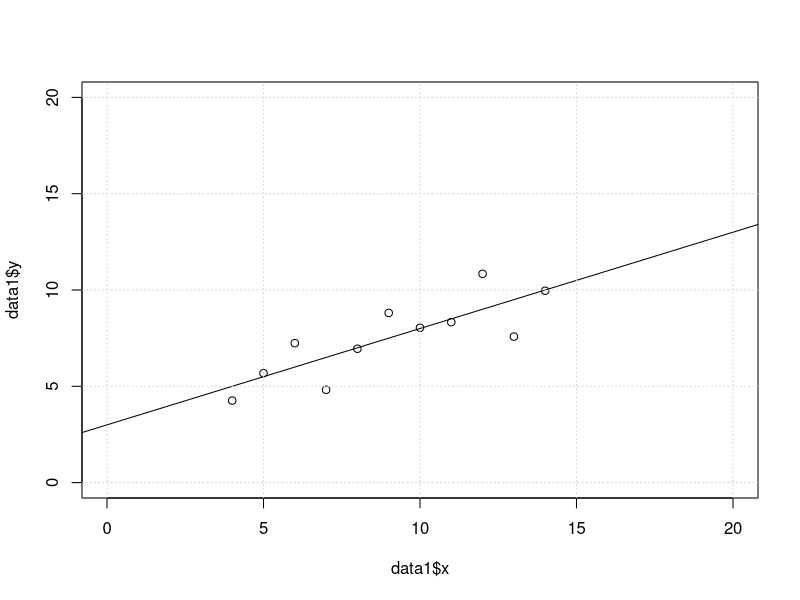
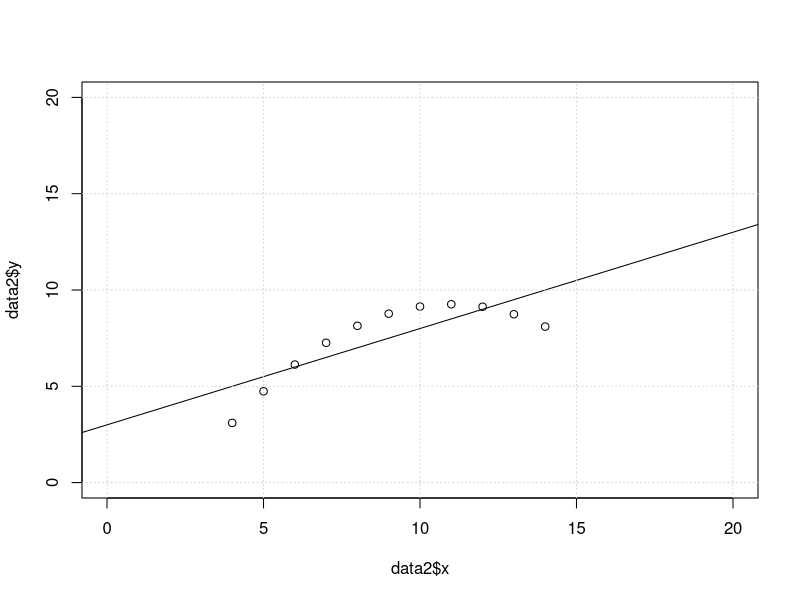
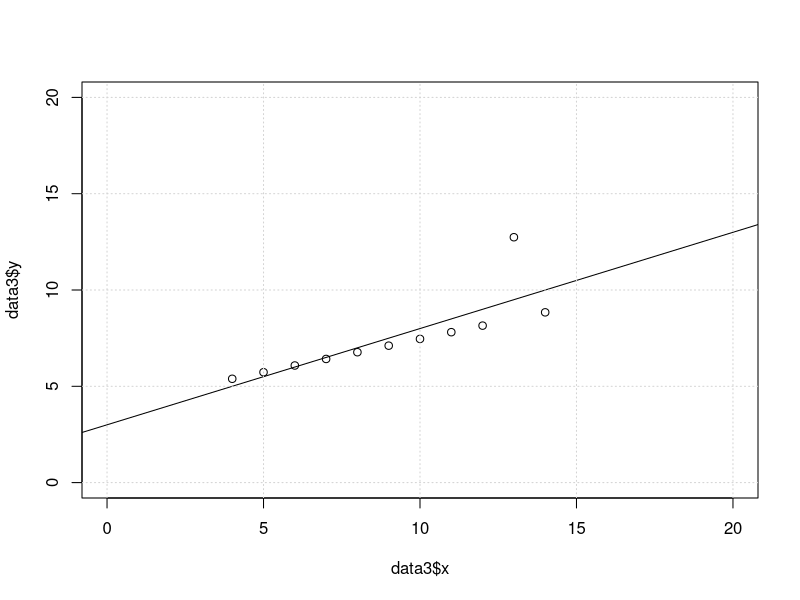
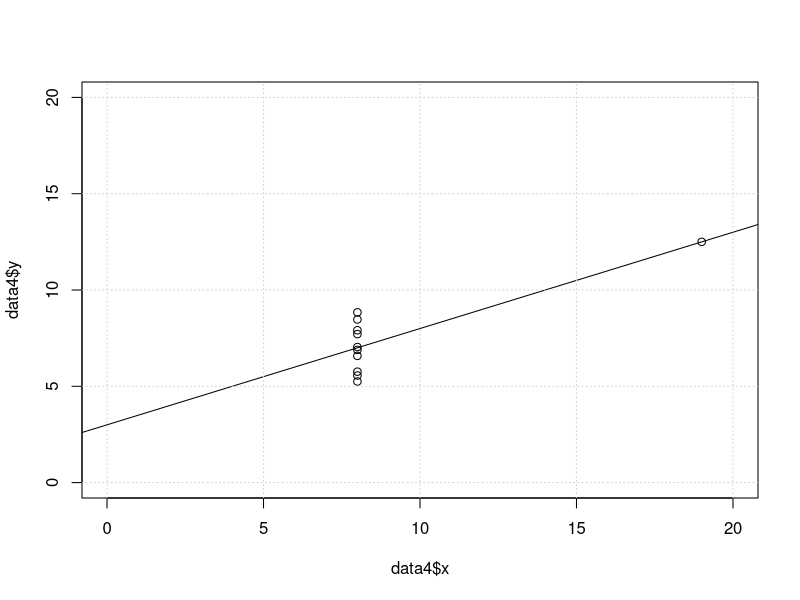
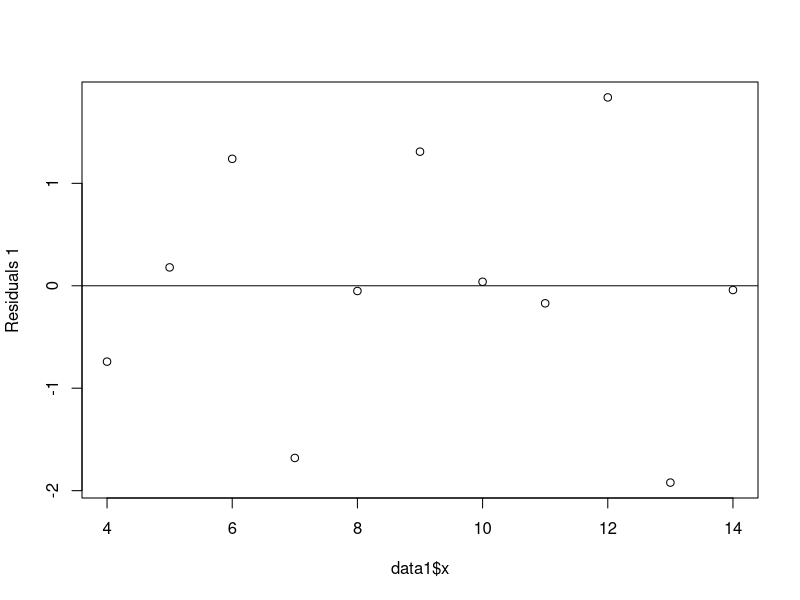
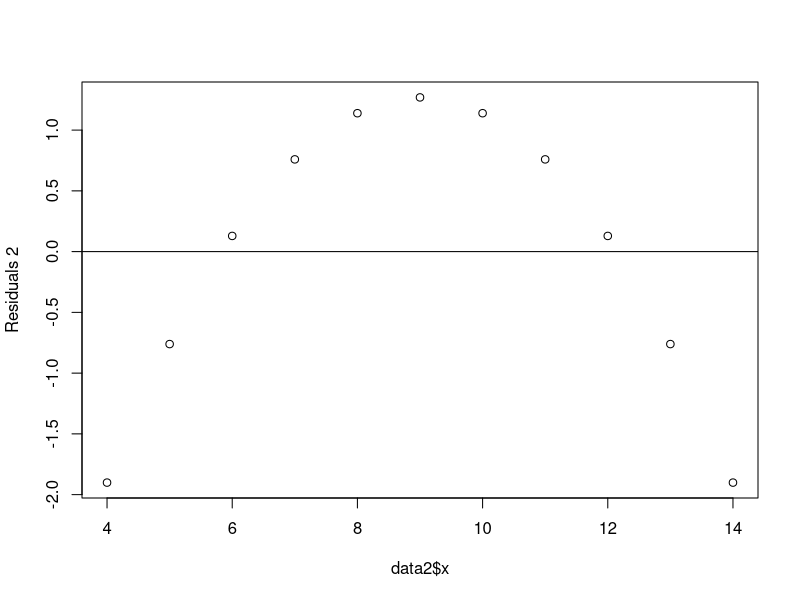
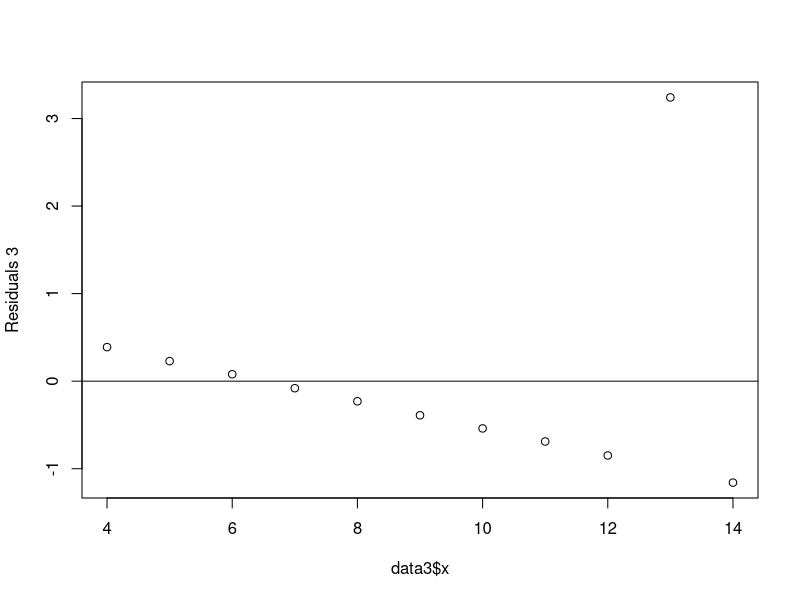
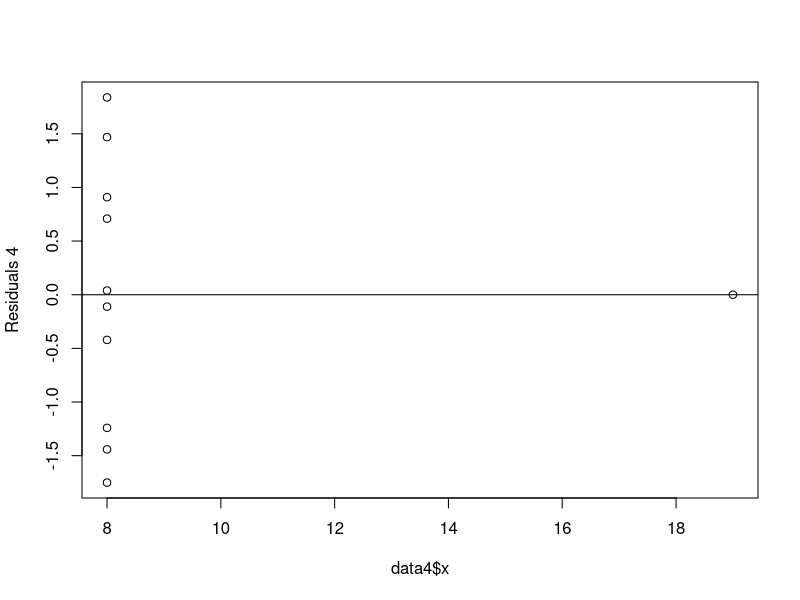

The R source for these figures, in order:
## ---- chunk 1
options(digits=2)

data1 <- data.frame(x=c(10,8,13,9,11,14,6,4,12,7,5), y=c(8.04,6.95,7.58,8.81,8.33,9.96,7.24,4.26,10.84,4.82,5.68))

data2 <- data.frame(x=c(10,8,13,9,11,14,6,4,12,7,5), y=c(9.14,8.14,8.74,8.77,9.26,8.1,6.13,3.1,9.13,7.26,4.74))

data3 <- data.frame(x=c(10,8,13,9,11,14,6,4,12,7,5), y=c(7.46,6.77,12.74,7.11,7.81,8.84,6.08,5.39,8.15,6.42,5.73))

data4 <- data.frame(x=c(8,8,8,8,8,8,8,19,8,8,8), y=c(6.58,5.76,7.71,8.84,8.47,7.04,5.25,12.5,5.56,7.91,6.89))
## ---- chunk 2
data1
data2
data3
data4

# confirm mins and maxes and plot them all with the same bounds for comparison:
max(data1$x,data2$x,data3$x,data4$x,data1$y,data2$y,data3$y,data4$y)
# above max was 19, so we'll go with 20x20
lims <- c(0, 20)

plot(data1$x, data1$y, xlim=lims, ylim=lims)
fit1 <- lm(data1$y ~ data1$x)
abline(fit1)
grid(NULL, NULL)

plot(data2$x, data2$y, xlim=lims, ylim=lims)
fit2 <- lm(data2$y ~ data2$x)
abline(fit2)
grid(NULL, NULL)

plot(data3$x, data3$y, xlim=lims, ylim=lims)
fit3 <- lm(data3$y ~ data3$x)
abline(fit3)
grid(NULL, NULL)

plot(data4$x, data4$y, xlim=lims, ylim=lims)
fit4 <- lm(data4$y ~ data4$x)
abline(fit4)
grid(NULL, NULL)

## ---- chunk 3
mean(data1$x)
mean(data1$y)

mean(data2$x)
mean(data2$y)

mean(data3$x)
mean(data3$y)

mean(data4$x)
mean(data4$y)
## ---- chunk 4
median(data1$x)
median(data1$y)

median(data2$x)
median(data2$y)

median(data3$x)
median(data3$y)

median(data4$x)
median(data4$y)
## ---- chunk 5
sd(data1$x)
sd(data1$y)

sd(data2$x)
sd(data2$y)

sd(data3$x)
sd(data3$y)

sd(data4$x)
sd(data4$y)
## ---- chunk 6
cor(data1$x, data1$y)
cor(data2$x, data2$y)
cor(data3$x, data3$y)
cor(data4$x, data4$y)
## ---- chunk 7
fit1
## ---- chunk 8
fit2
## ---- chunk 9
fit3
## ---- chunk 10
fit4
## ---- chunk 11
summary(fit1)$r.squared 
summary(fit2)$r.squared 
summary(fit3)$r.squared 
summary(fit4)$r.squared 
## ---- chunk 12
resid1 = resid(fit1)
plot(data1$x, resid1, ylab="Residuals 1") 
abline(0, 0)

resid2 = resid(fit2)
plot(data2$x, resid2, ylab="Residuals 2") 
abline(0, 0)

resid3 = resid(fit3)
plot(data3$x, resid3, ylab="Residuals 3") 
abline(0, 0)

resid4 = resid(fit4)
plot(data4$x, resid4, ylab="Residuals 4") 
abline(0, 0)
## ---- chunk 13
hist(data1$y, data1$x)
